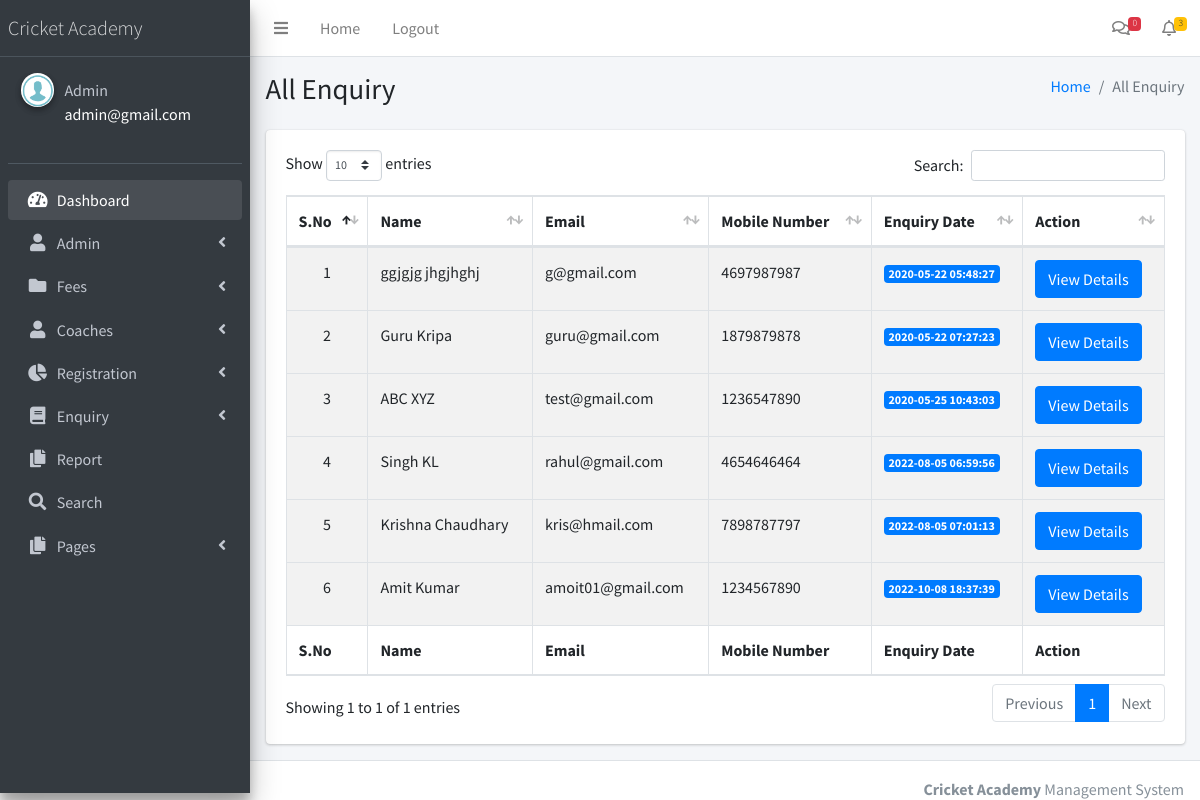
The app's page /cricketams/admin/all-enquiry.php (signed in) with its own data.
### tables this page shows
CREATE TABLE `tblcontact` (
  `ID` int(10) NOT NULL,
  `FirstName` varchar(200) DEFAULT NULL,
  `LastName` varchar(200) DEFAULT NULL,
  `MobileNumber` bigint(10) DEFAULT NULL,
  `Email` varchar(120) DEFAULT NULL,
  `Message` mediumtext DEFAULT NULL,
  `EnquiryDate` timestamp NOT NULL DEFAULT current_timestamp(),
  `IsRead` int(5) DEFAULT NULL,
  `ReadDate` timestamp NULL DEFAULT NULL ON UPDATE current_timestamp()
);

### cricketams/admin/all-enquiry.php (the view, shortened to what this page needs)
<?php
include('includes/dbconnection.php');
if (strlen($_SESSION['aid']==0)) {
  header('location:logout.php');
  } else{
?>
<!DOCTYPE html>
<html>
<head>
  <link rel="stylesheet" href="plugins/fontawesome-free/css/all.min.css">
  <link rel="stylesheet" href="https://code.ionicframework.com/ionicons/2.0.1/css/ionicons.min.css">
  <link rel="stylesheet" href="plugins/datatables-bs4/css/dataTables.bootstrap4.min.css">
  <link rel="stylesheet" href="plugins/datatables-responsive/css/responsive.bootstrap4.min.css">
  <link rel="stylesheet" href="dist/css/adminlte.min.css">
</head>
<body class="hold-transition sidebar-mini">
<div class="wrapper">
 <?php include_once('includes/header.php');?>
 <?php include_once('includes/sidebar.php');?>
  <div class="content-wrapper">
    <section class="content-header">
      <div class="container-fluid">
        <div class="row mb-2">
          <div class="col-sm-6">
            <h1>All Enquiry</h1>
          </div>
          <div class="col-sm-6">
            <ol class="breadcrumb float-sm-right">
              <li class="breadcrumb-item"><a href="dashboard.php">Home</a></li>
              <li class="breadcrumb-item active">All Enquiry</li>
            </ol>
          </div>
        </div>
      </div>
    </section>
    <section class="content">
      <div class="container-fluid">
        <div class="row">
          <div class="col-12">
             <div class="card">
              <div class="card-body">
                <table id="example1" class="table table-bordered table-striped">
                  <thead>
                  <tr>
                   <th>S.No</th>
                   <th>Name</th>
                    <th>Email</th>
                    <th>Mobile Number</th>
                    <th>Enquiry Date</th>
                     <th>Action</th>
                  </tr>
                  </thead>
                  <tbody>
                    <?php
$sql="SELECT * from tblcontact";
$query = $dbh -> prepare($sql);
$query->execute();
$results=$query->fetchAll(PDO::FETCH_OBJ);
$cnt=1;
if($query->rowCount() > 0)
{
foreach($results as $row)
{               ?>
                  <tr>
                     <td class="text-center"><?php echo htmlentities($cnt);?></td>
                                        <td><?php  echo htmlentities($row->FirstName);?> <?php  echo htmlentities($row->LastName);?></td>
                                        <td><?php  echo htmlentities($row->Email);?></td>
                                        <td><?php  echo htmlentities($row->MobileNumber);?></td>
                                        <td>
                                            <span class="badge badge-primary"><?php  echo htmlentities($row->EnquiryDate);?></span>
                                        </td>
                                         <td><a href="view-enquiry.php?viewid=<?php echo htmlentities ($row->ID);?>" class="btn btn-primary">View Details</a></td>
                  </tr>
                  </tbody><?php $cnt=$cnt+1;}} ?>
                  <tfoot>
                  <tr>
                      <th>S.No</th>
                   <th>Name</th>
                    <th>Email</th>
                    <th>Mobile Number</th>
                    <th>Enquiry Date</th>
                     <th>Action</th>
                  </tr>
                  </tfoot>
                </table>
              </div>
            </div>
          </div>
        </div>
      </div>
    </section>
  </div>
 <?php include_once('includes/footer.php');?>
</div>
</body>
</html>
<?php }  ?>

### cricketams/admin/includes/sidebar.php (shortened to what this page needs)
  <aside class="main-sidebar sidebar-dark-primary elevation-4">
    <a href="dashboard.php" class="brand-link">
      <span class="brand-text font-weight-light">Cricket Academy</span>
    </a>
    <div class="sidebar">
      <div class="user-panel mt-3 pb-3 mb-3 d-flex">
        <div class="image">
          <img src="dist/img/images.png" class="img-circle elevation-2" alt="User Image">
        </div>
        <div class="info">
          <?php
$aid=$_SESSION['aid'];
$sql="SELECT AdminName,Email from  tbladmin where ID=:aid";
$query = $dbh -> prepare($sql);
$query->bindParam(':aid',$aid,PDO::PARAM_STR);
$query->execute();
$results=$query->fetchAll(PDO::FETCH_OBJ);
$cnt=1;
if($query->rowCount() > 0)
{
foreach($results as $row)
{               ?>
          <a href="admin-profile.php" class="d-block"><?php  echo $row->AdminName;?></a>
          <p style="color: white"><?php  echo $row->Email;?><?php $cnt=$cnt+1;}} ?></p>
        </div>
      </div>
      <nav class="mt-2">
        <ul class="nav nav-pills nav-sidebar flex-column" data-widget="treeview" role="menu" data-accordion="false">
          <li class="nav-item has-treeview menu-open">
            <a href="dashboard.php" class="nav-link">
              <i class="nav-icon fas fa-tachometer-alt"></i>
              <p>
                Dashboard
              </p>
            </a>
          </li>
               <li class="nav-item has-treeview">
            <a href="#" class="nav-link">
              <i class="nav-icon fas fa-user"></i>
              <p>
                Admin
                <i class="right fas fa-angle-left"></i>
              </p>
            </a>
          </li>
           <li class="nav-item has-treeview">
            <a href="#" class="nav-link">
              <i class="nav-icon fas fa-folder"></i>
              <p>
                Fees
                <i class="fas fa-angle-left right"></i>
              </p>
            </a>
          </li>
          <li class="nav-item has-treeview">
            <a href="#" class="nav-link">
              <i class="nav-icon fas fa-user"></i>
              <p>
                Coaches
                <i class="fas fa-angle-left right"></i>
              </p>
            </a>
          </li>
          <li class="nav-item has-treeview">
            <a href="#" class="nav-link">
              <i class="nav-icon fas fa-chart-pie"></i>
              <p>
                Registration
                <i class="right fas fa-angle-left"></i>
              </p>
            </a>
          </li>
          <li class="nav-item has-treeview">
            <a href="#" class="nav-link">
             <i class="nav-icon fas fa-book"></i>
              <p>
                Enquiry
                <i class="fas fa-angle-left right"></i>
              </p>
            </a>
          </li>
          <li class="nav-item has-treeview">
            <a href="between-dates-report.php" class="nav-link">
              <i class="nav-icon fas fa-copy"></i>
              <p>
                Report
              </p>
            </a>
          </li>
          <li class="nav-item has-treeview">
            <a href="search.php" class="nav-link">
              <i class="nav-icon fas fa-search"></i>
              <p>
              Search
              </p>
            </a>
          </li>
        <li class="nav-item has-treeview">
            <a href="#" class="nav-link">
              <i class="nav-icon fas fa-copy"></i>
              <p>
                Pages
                <i class="fas fa-angle-left right"></i>
              </p>
            </a>
          </li>
        </ul>
      </nav>
    </div>
  </aside>

### records on screen
tblcontact: FirstName "ggjgjg", LastName "jhgjhghj", Email "g@gmail.com", MobileNumber "4697987987", EnquiryDate "2020-05-22 05:48:27"
tblcontact: FirstName "Guru", LastName "Kripa", Email "guru@gmail.com", MobileNumber "1879879878", EnquiryDate "2020-05-22 07:27:23"
tblcontact: FirstName "ABC", LastName "XYZ", Email "test@gmail.com", MobileNumber "1236547890", EnquiryDate "2020-05-25 10:43:03"
tblcontact: FirstName "Singh", LastName "KL", Email "rahul@gmail.com", MobileNumber "4654646464", EnquiryDate "2022-08-05 06:59:56"
tblcontact: FirstName "Krishna", LastName "Chaudhary", Email "kris@hmail.com", MobileNumber "7898787797", EnquiryDate "2022-08-05 07:01:13"
tblcontact: FirstName "Amit", LastName "Kumar", Email "amoit01@gmail.com", MobileNumber "1234567890", EnquiryDate "2022-10-08 18:37:39"

### other values on screen
$newenq "0"
$newreg "3"
$row->AdminName "Admin"
$row->Email "admin@gmail.com"
